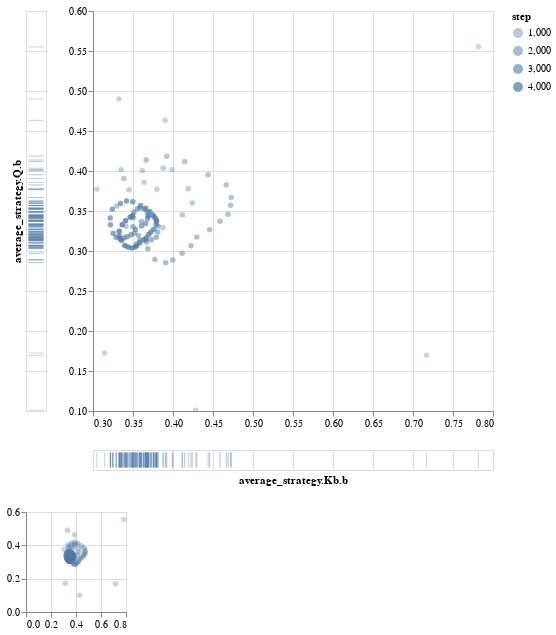

Notebook code for this chart:
### Markdown cell above
Whilst, average strategies $\bar{\sigma}_i^T(I, a)$ are spiraling into the Nash equilibrium.

### Code cell
analytics.scatter(ind.average_strategy_Q_b, ind.average_strategy_Kb_b,
                  width=400, height=400)

### Figure 1 — Vega-Lite specification as saved in the notebook (floating-point values rounded to 4 significant figures)
{"config": {"view": {"continuousWidth": 400, "continuousHeight": 300}}, "vconcat": [{"hconcat": [{"mark": "tick", "encoding": {"color": {"value": "#4E79A7"}, "opacity": {"type": "quantitative", "field": "step"}, "y": {"type": "quantitative", "axis": {"domain": false, "labels": false, "ticks": false}, "field": "y", "scale": {"domain": {"selection": "selector004", "encoding": "y"}}, "title": "average_strategy.Q.b"}}, "height": 400}, {"vconcat": [{"mark": "circle", "encoding": {"color": {"value": "#4E79A7"}, "opacity": {"type": "quantitative", "field": "step"}, "x": {"type": "quantitative", "field": "x", "scale": {"domain": {"selection": "selector004", "encoding": "x"}}, "title": ""}, "y": {"type": "quantitative", "field": "y", "scale": {"domain": {"selection": "selector004", "encoding": "y"}}, "title": ""}}, "height": 400, "width": 400}, {"mark": "tick", "encoding": {"color": {"value": "#4E79A7"}, "opacity": {"type": "quantitative", "field": "step"}, "x": {"type": "quantitative", "axis": {"domain": false, "labels": false, "ticks": false}, "field": "x", "scale": {"domain": {"selection": "selector004", "encoding": "x"}}, "title": "average_strategy.Kb.b"}}, "width": 400}]}]}, {"mark": "circle", "encoding": {"color": {"value": "#4E79A7"}, "opacity": {"type": "quantitative", "field": "step"}, "x": {"type": "quantitative", "field": "x", "title": ""}, "y": {"type": "quantitative", "field": "y", "title": ""}}, "height": 100, "selection": {"selector004": {"type": "interval", "encodings": ["x", "y"]}}, "width": 100.0}], "data": {"values": [{"step": 24.0, "x": 0.7818, "y": 0.5552}, {"step": 69.0, "x": 0.7169, "y": 0.1696}, {"step": 119.0, "x": 0.4283, "y": 0.1011}, {"step": 169.0, "x": 0.3146, "y": 0.1725}, {"step": 219.0, "x": 0.3048, "y": 0.3771}, {"step": 269.0, "x": 0.3323, "y": 0.4899}, {"step": 319.0, "x": 0.3901, "y": 0.4633}, {"step": 369.0, "x": 0.3989, "y": 0.4016}, {"step": 419.0, "x": 0.3798, "y": 0.3773}, {"step": 469.0, "x": 0.364, "y": 0.3858}, {"step": 519.0, "x": 0.3617, "y": 0.4005}, {"step": 569.0, "x": 0.3451, "y": 0.3765}, {"step": 619.0, "x": 0.3352, "y": 0.4016}, {"step": 669.0, "x": 0.3877, "y": 0.4035}, {"step": 719.0, "x": 0.419, "y": 0.3779}, {"step": 769.0, "x": 0.4242, "y": 0.36}, {"step": 819.0, "x": 0.4117, "y": 0.345}, {"step": 869.0, "x": 0.3875, "y": 0.329}, {"step": 919.0, "x": 0.3662, "y": 0.3145}, {"step": 969.0, "x": 0.3543, "y": 0.3095}, {"step": 1019.0, "x": 0.3412, "y": 0.3309}, {"step": 1069.0, "x": 0.3296, "y": 0.3564}, {"step": 1119.0, "x": 0.3385, "y": 0.3905}, {"step": 1169.0, "x": 0.3665, "y": 0.4138}, {"step": 1219.0, "x": 0.3922, "y": 0.4186}, {"step": 1269.0, "x": 0.4145, "y": 0.4118}, {"step": 1319.0, "x": 0.4439, "y": 0.3953}, {"step": 1369.0, "x": 0.4665, "y": 0.3825}, {"step": 1419.0, "x": 0.4727, "y": 0.3668}, {"step": 1469.0, "x": 0.4721, "y": 0.3571}, {"step": 1519.0, "x": 0.4689, "y": 0.3459}, {"step": 1569.0, "x": 0.4588, "y": 0.3373}, {"step": 1619.0, "x": 0.4458, "y": 0.3267}, {"step": 1669.0, "x": 0.4298, "y": 0.3173}, {"step": 1719.0, "x": 0.4225, "y": 0.3065}, {"step": 1769.0, "x": 0.4114, "y": 0.2973}, {"step": 1819.0, "x": 0.3996, "y": 0.2886}, {"step": 1869.0, "x": 0.3909, "y": 0.2854}, {"step": 1919.0, "x": 0.3774, "y": 0.2894}, {"step": 1969.0, "x": 0.3685, "y": 0.3029}, {"step": 2019.0, "x": 0.357, "y": 0.3192}, {"step": 2069.0, "x": 0.3605, "y": 0.337}, {"step": 2119.0, "x": 0.369, "y": 0.3436}, {"step": 2169.0, "x": 0.3758, "y": 0.3432}, {"step": 2219.0, "x": 0.3793, "y": 0.3385}, {"step": 2269.0, "x": 0.3813, "y": 0.3314}, {"step": 2319.0, "x": 0.3809, "y": 0.3238}, {"step": 2369.0, "x": 0.3791, "y": 0.3173}, {"step": 2419.0, "x": 0.373, "y": 0.314}, {"step": 2469.0, "x": 0.3668, "y": 0.3114}, {"step": 2519.0, "x": 0.3583, "y": 0.3135}, {"step": 2569.0, "x": 0.3519, "y": 0.3222}, {"step": 2619.0, "x": 0.3501, "y": 0.3302}, {"step": 2669.0, "x": 0.3502, "y": 0.3414}, {"step": 2719.0, "x": 0.3512, "y": 0.3485}, {"step": 2769.0, "x": 0.3554, "y": 0.3528}, {"step": 2819.0, "x": 0.3589, "y": 0.3539}, {"step": 2869.0, "x": 0.3641, "y": 0.3523}, {"step": 2919.0, "x": 0.3678, "y": 0.3486}, {"step": 2969.0, "x": 0.3689, "y": 0.3439}, {"step": 3019.0, "x": 0.3681, "y": 0.34}, {"step": 3069.0, "x": 0.3659, "y": 0.3342}, {"step": 3119.0, "x": 0.3606, "y": 0.3311}, {"step": 3169.0, "x": 0.3532, "y": 0.3269}, {"step": 3219.0, "x": 0.3474, "y": 0.3203}, {"step": 3269.0, "x": 0.3427, "y": 0.3177}, {"step": 3319.0, "x": 0.3388, "y": 0.3163}, {"step": 3369.0, "x": 0.3337, "y": 0.3154}, {"step": 3419.0, "x": 0.3288, "y": 0.3172}, {"step": 3469.0, "x": 0.3251, "y": 0.3223}, {"step": 3519.0, "x": 0.3219, "y": 0.3327}, {"step": 3569.0, "x": 0.3215, "y": 0.3414}, {"step": 3619.0, "x": 0.3242, "y": 0.3523}, {"step": 3669.0, "x": 0.3344, "y": 0.3595}, {"step": 3719.0, "x": 0.3419, "y": 0.3625}, {"step": 3769.0, "x": 0.3498, "y": 0.3614}, {"step": 3819.0, "x": 0.3595, "y": 0.3569}, {"step": 3869.0, "x": 0.3659, "y": 0.3534}, {"step": 3919.0, "x": 0.3712, "y": 0.3492}, {"step": 3969.0, "x": 0.3751, "y": 0.3449}, {"step": 4019.0, "x": 0.3778, "y": 0.3412}, {"step": 4069.0, "x": 0.3795, "y": 0.3376}, {"step": 4119.0, "x": 0.3789, "y": 0.3333}, {"step": 4169.0, "x": 0.3759, "y": 0.3273}, {"step": 4219.0, "x": 0.3724, "y": 0.3238}, {"step": 4269.0, "x": 0.3695, "y": 0.3207}, {"step": 4319.0, "x": 0.3664, "y": 0.3162}, {"step": 4369.0, "x": 0.3631, "y": 0.3141}, {"step": 4419.0, "x": 0.3584, "y": 0.3102}, {"step": 4469.0, "x": 0.3548, "y": 0.307}, {"step": 4519.0, "x": 0.3527, "y": 0.3049}, {"step": 4569.0, "x": 0.3485, "y": 0.3037}, {"step": 4619.0, "x": 0.3437, "y": 0.305}, {"step": 4669.0, "x": 0.3397, "y": 0.307}, {"step": 4719.0, "x": 0.3356, "y": 0.3134}, {"step": 4769.0, "x": 0.3329, "y": 0.3188}, {"step": 4819.0, "x": 0.3328, "y": 0.3246}, {"step": 4869.0, "x": 0.3365, "y": 0.3328}, {"step": 4919.0, "x": 0.3407, "y": 0.3379}, {"step": 4969.0, "x": 0.3463, "y": 0.3423}, {"step": 4999.0, "x": 0.3495, "y": 0.344}]}, "$schema": "https://vega.github.io/schema/vega-lite/v4.8.1.json"}
